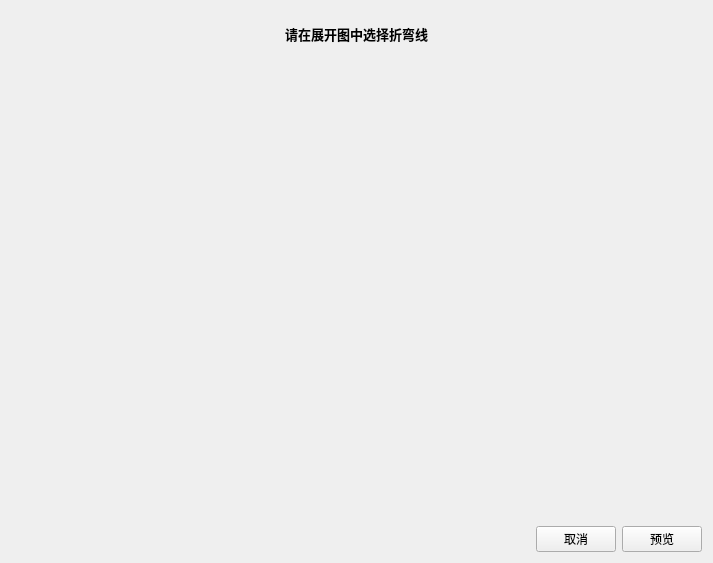
<?xml version="1.0" encoding="UTF-8"?>
<ui version="4.0">
 <class>uiSelectPage</class>
 <widget class="QDialog" name="uiSelectPage">
  <property name="geometry">
   <rect>
    <x>0</x>
    <y>0</y>
    <width>713</width>
    <height>563</height>
   </rect>
  </property>
  <property name="windowTitle">
   <string>Dialog</string>
  </property>
  <layout class="QGridLayout" name="gridLayout_2">
   <item row="0" column="0">
    <layout class="QGridLayout" name="gridLayout" rowstretch="1,10,1" columnstretch="12,0,0,0,0">
     <item row="1" column="0" colspan="5">
      <widget class="QWidget" name="widget" native="true">
       <zorder>label</zorder>
      </widget>
     </item>
     <item row="2" column="1" colspan="2">
      <widget class="QPushButton" name="btn_cancel">
       <property name="focusPolicy">
        <enum>Qt::NoFocus</enum>
       </property>
       <property name="text">
        <string>取消</string>
       </property>
      </widget>
     </item>
     <item row="2" column="3" colspan="2">
      <widget class="QPushButton" name="btn_sure">
       <property name="focusPolicy">
        <enum>Qt::NoFocus</enum>
       </property>
       <property name="text">
        <string>预览</string>
       </property>
      </widget>
     </item>
     <item row="0" column="0" colspan="5">
      <widget class="QLabel" name="label">
       <property name="font">
        <font>
         <family>AcadEref</family>
         <pointsize>10</pointsize>
         <weight>75</weight>
         <bold>true</bold>
        </font>
       </property>
       <property name="text">
        <string>请在展开图中选择折弯线</string>
       </property>
       <property name="alignment">
        <set>Qt::AlignCenter</set>
       </property>
      </widget>
     </item>
    </layout>
   </item>
  </layout>
 </widget>
 <resources/>
 <connections/>
</ui>
